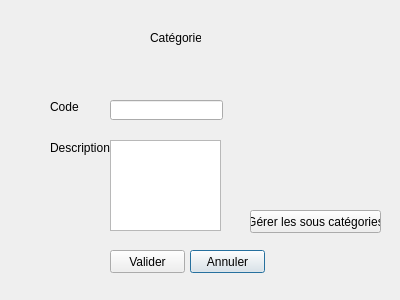
<?xml version="1.0" encoding="UTF-8"?>
<ui version="4.0">
 <class>ModifierCategorie</class>
 <widget class="QDialog" name="ModifierCategorie">
  <property name="geometry">
   <rect>
    <x>0</x>
    <y>0</y>
    <width>400</width>
    <height>300</height>
   </rect>
  </property>
  <property name="windowTitle">
   <string>Dialog</string>
  </property>
  <widget class="QPushButton" name="Annuler">
   <property name="geometry">
    <rect>
     <x>190</x>
     <y>250</y>
     <width>75</width>
     <height>23</height>
    </rect>
   </property>
   <property name="text">
    <string>Annuler</string>
   </property>
  </widget>
  <widget class="QPushButton" name="Valider">
   <property name="geometry">
    <rect>
     <x>110</x>
     <y>250</y>
     <width>75</width>
     <height>23</height>
    </rect>
   </property>
   <property name="text">
    <string>Valider</string>
   </property>
  </widget>
  <widget class="QPushButton" name="sousCategorie">
   <property name="geometry">
    <rect>
     <x>250</x>
     <y>210</y>
     <width>131</width>
     <height>23</height>
    </rect>
   </property>
   <property name="text">
    <string>Gérer les sous catégories</string>
   </property>
  </widget>
  <widget class="QLabel" name="label">
   <property name="geometry">
    <rect>
     <x>50</x>
     <y>100</y>
     <width>46</width>
     <height>13</height>
    </rect>
   </property>
   <property name="text">
    <string>Code</string>
   </property>
  </widget>
  <widget class="QLabel" name="label_2">
   <property name="geometry">
    <rect>
     <x>50</x>
     <y>140</y>
     <width>61</width>
     <height>16</height>
    </rect>
   </property>
   <property name="text">
    <string>Description</string>
   </property>
  </widget>
  <widget class="QLineEdit" name="code">
   <property name="geometry">
    <rect>
     <x>110</x>
     <y>100</y>
     <width>113</width>
     <height>20</height>
    </rect>
   </property>
  </widget>
  <widget class="QTextEdit" name="description">
   <property name="geometry">
    <rect>
     <x>110</x>
     <y>140</y>
     <width>111</width>
     <height>91</height>
    </rect>
   </property>
  </widget>
  <widget class="QLabel" name="label_3">
   <property name="geometry">
    <rect>
     <x>150</x>
     <y>30</y>
     <width>51</width>
     <height>16</height>
    </rect>
   </property>
   <property name="text">
    <string>Catégorie</string>
   </property>
  </widget>
 </widget>
 <resources/>
 <connections/>
</ui>
